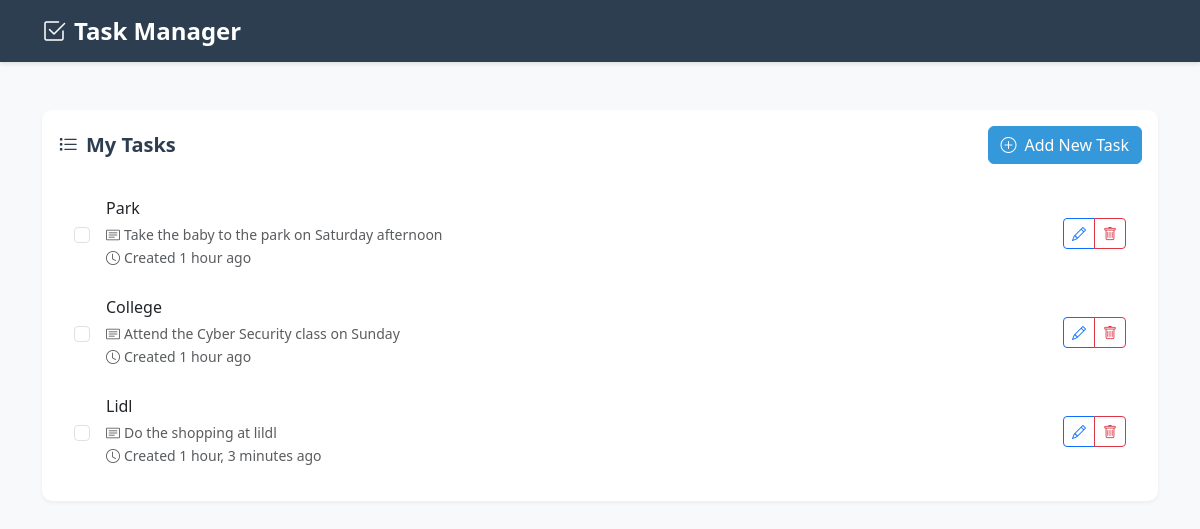
The page / on the database its author committed.
### tasks/models.py (models this page shows, shortened)
class Task(models.Model):
    title = models.CharField(max_length=200)
    description = models.TextField(blank=True)
    completed = models.BooleanField(default=False)
    created_at = models.DateTimeField(auto_now_add=True)
    updated_at = models.DateTimeField(auto_now=True)
    class Meta:
        ordering = ['-created_at']

### tasks/views.py (the view)
# urls.py: path('', views.task_list, name='task_list'),
def task_list(request):
    tasks = Task.objects.all()
    return render(request, 'tasks/task_list.html', {'tasks': tasks})

### tasks/templates/tasks/task_list.html (shortened to what this page needs)
{% extends 'tasks/base.html' %}
{% load crispy_forms_tags %}
{% block content %}
<div class="row">
    <div class="col-md-12 mb-4">
        <div class="card">
            <div class="card-body">
                <div class="d-flex justify-content-between align-items-center mb-4">
                    <h5 class="card-title mb-0">
                        <i class="bi bi-list-task me-2"></i>My Tasks
                    </h5>
                    <a href="{% url 'task_create' %}" class="btn btn-primary">
                        <i class="bi bi-plus-circle me-2"></i>Add New Task
                    </a>
                </div>
                {% if tasks %}
                    <div class="list-group">
                        {% for task in tasks %}
                            <div class="list-group-item list-group-item-action">
                                <div class="d-flex w-100 justify-content-between align-items-center">
                                    <div class="form-check d-flex align-items-center">
                                        <form method="post" action="{% url 'task_toggle' task.pk %}" class="d-inline">
                                            <input type="checkbox" class="form-check-input me-3"
                                                   onchange="this.form.submit()"
                                                   {% if task.completed %}checked{% endif %}>
                                        </form>
                                        <div>
                                            <span class="{% if task.completed %}text-decoration-line-through text-muted{% endif %}">
                                                {{ task.title }}
                                            </span>
                                            {% if task.description %}
                                                <p class="mb-0 mt-1 text-muted small">
                                                    <i class="bi bi-card-text me-1"></i>{{ task.description }}
                                                </p>
                                            {% endif %}
                                            <small class="text-muted">
                                                <i class="bi bi-clock me-1"></i>Created {{ task.created_at|timesince }} ago
                                            </small>
                                        </div>
                                    </div>
                                    <div class="btn-group">
                                        <a href="{% url 'task_edit' task.pk %}" class="btn btn-sm btn-outline-primary">
                                            <i class="bi bi-pencil"></i>
                                        </a>
                                        <a href="{% url 'task_delete' task.pk %}" class="btn btn-sm btn-outline-danger">
                                            <i class="bi bi-trash"></i>
                                        </a>
                                    </div>
                                </div>
                            </div>
                        {% endfor %}
                    </div>
                {% else %}
                    <div class="text-center py-5">
                        <i class="bi bi-clipboard-check display-1 text-muted mb-3"></i>
                        <p class="text-muted mb-0">No tasks yet. Create your first task to get started!</p>
                    </div>
                {% endif %}
            </div>
        </div>
    </div>
</div>
{% endblock %}

### tasks/templates/tasks/base.html (shortened to what this page needs)
<!DOCTYPE html>
<html lang="en">
<head>
    <link href="https://cdn.jsdelivr.net/npm/bootstrap@5.3.0/dist/css/bootstrap.min.css" rel="stylesheet">
    <link rel="stylesheet" href="https://cdn.jsdelivr.net/npm/bootstrap-icons@1.11.0/font/bootstrap-icons.css">
</head>
<body>
    <nav class="navbar navbar-expand-lg navbar-dark mb-4">
        <div class="container">
            <a class="navbar-brand" href="{% url 'task_list' %}">
                <i class="bi bi-check2-square me-2"></i>Task Manager
            </a>
        </div>
    </nav>
    <div class="container py-4">
        {% block content %}
        {% endblock %}
    </div>
</body>
</html>

### tasks/templates/tasks/base.html (style rules this page uses)
:root { --primary-color: #2c3e50; --secondary-color: #3498db; --accent-color: #e74c3c; --background-color: #f8f9fa; --card-background: #ffffff; }
body { background-color: var(--background-color); font-family: 'Segoe UI', system-ui, -apple-system, sans-serif; }
.navbar { background-color: var(--primary-color) !important; box-shadow: 0 2px 4px rgba(0,0,0,0.1); }
.navbar-brand { font-weight: 600; font-size: 1.5rem; }
.card { border: none; border-radius: 10px; box-shadow: 0 2px 4px rgba(0,0,0,0.05); transition: transform 0.2s ease-in-out; }
.card-title { color: var(--primary-color); font-weight: 600; }
.btn-primary { background-color: var(--secondary-color); border-color: var(--secondary-color); }
.list-group-item { border: none; border-radius: 8px !important; margin-bottom: 8px; background-color: var(--card-background); }

### rows shown on the page
Task: title "Park", description "Take the baby to the park on Saturday afternoon", created_at "1 hour"
Task: title "College", description "Attend the Cyber Security class on Sunday", created_at "1 hour"
Task: title "Lidl", description "Do the shopping at lildl", created_at "1 hour, 3 minutes"
